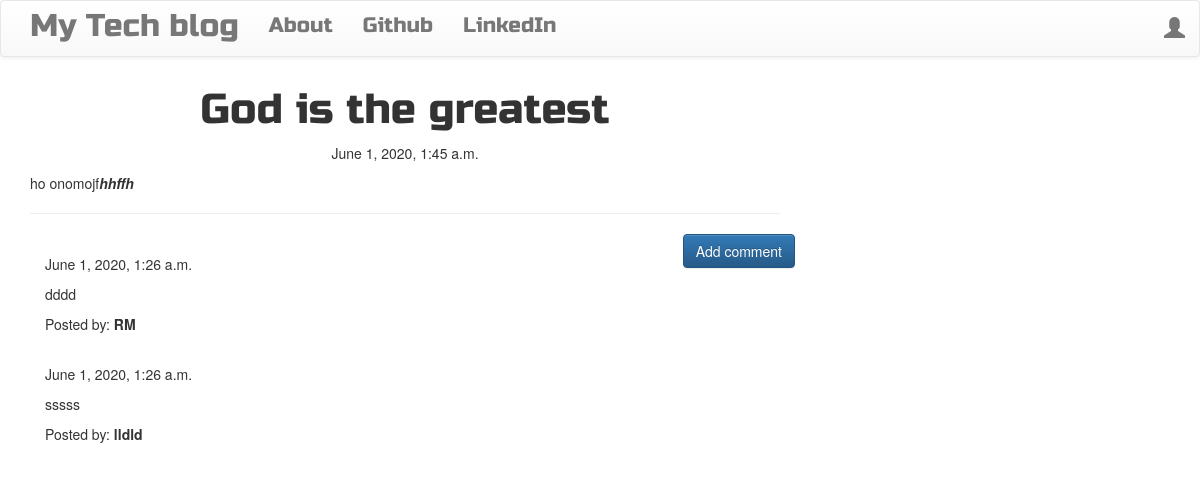
/post/1, run on the app's committed database.
### blog/models.py (models this page shows, shortened)
class Post(models.Model):
    author = models.ForeignKey('auth.User', on_delete=models.CASCADE,)
    title = models.CharField(max_length=200)
    text = models.TextField()
    create_date = models.DateTimeField(default=timezone.now())
    published_date = models.DateTimeField(blank=True, null=True)

class Comment(models.Model):
    post = models.ForeignKey(
        'blog.Post', on_delete=models.CASCADE, related_name='comments')
    author = models.CharField(max_length=200)
    text = models.TextField()
    create_date = models.DateTimeField(default=timezone.now())
    approved_comment = models.BooleanField(default=False)

### blog/views.py (the view)
# urls.py: url(r'^post/(?P<pk>\d+)$', views.PostDetailView.as_view(), name='post_detail'),
class PostDetailView(DetailView):
    model = Post

### blog/templates/blog/post_detail.html (shortened to what this page needs)
{% extends 'blog/base.html' %}
{% block content %}
        <h1 class='posttitle loader'>{{ post.title }}</h1>
        {% if post.published_date %}
            <div class="date postdate">
                {{ post.published_date }}
            </div>
        {% else %}
            <a class="btn btn-default" href="{% url 'post_publish' pk=post.pk %}">Publish</a>
        {% endif %}
      <p class='postcontent' >{{ post.text|safe|linebreaksbr }}</p>
  <hr>
  <a class="btn btn-primary btn-comment" href="{% url 'add_comment_post' pk=post.pk %}">Add comment</a>
  <div class="container">
  {% for comment in post.comments.all %}
  <br>
      {% if user.is_authenticated or comment.approved_comment %}
              {{ comment.create_date }}
          <p>{{ comment.text|safe|linebreaks }}</p>
          <p>Posted by: <strong>{{ comment.author }}</strong></p>
      {% endif %}
  {% empty %}
      <p>No comments posted.</p>
  {% endfor %}
</div>
{% endblock %}

### blog/static/css/blog.css (style rules this page uses)
.postdate { text-align: center; }
.posttitle { font-family: 'Russo One', sans-serif; font-size: 3em; text-align: center; }
.postcontent { font-family: 'Montserrat'; font-size: 1.5em; }
.btn-comment { position: absolute; right: 0px; }
.loader { filter: hue-rotate(0deg); color: linear-gradient(45deg, #0f8, #08f); animation: hue 5000ms infinite linear; }

### data on the page
Post: title "God is the greatest", published_date "June 1, 2020, 1:45 a.m.", text "ho onomojf hhffh"
Comment: create_date "June 1, 2020, 1:26 a.m.", text "dddd", author "RM"
Comment: create_date "June 1, 2020, 1:26 a.m.", text "sssss", author "lldld"
